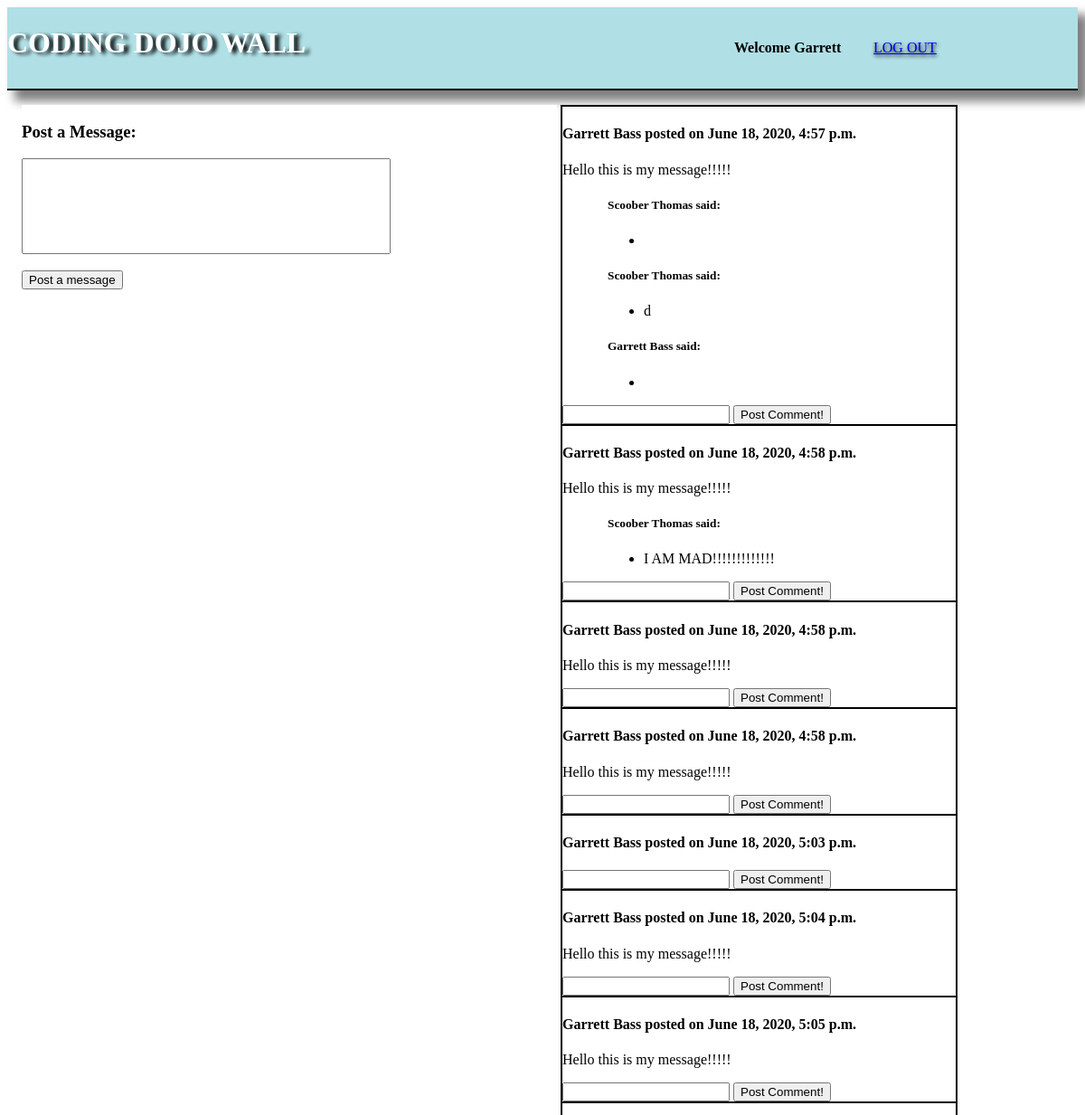
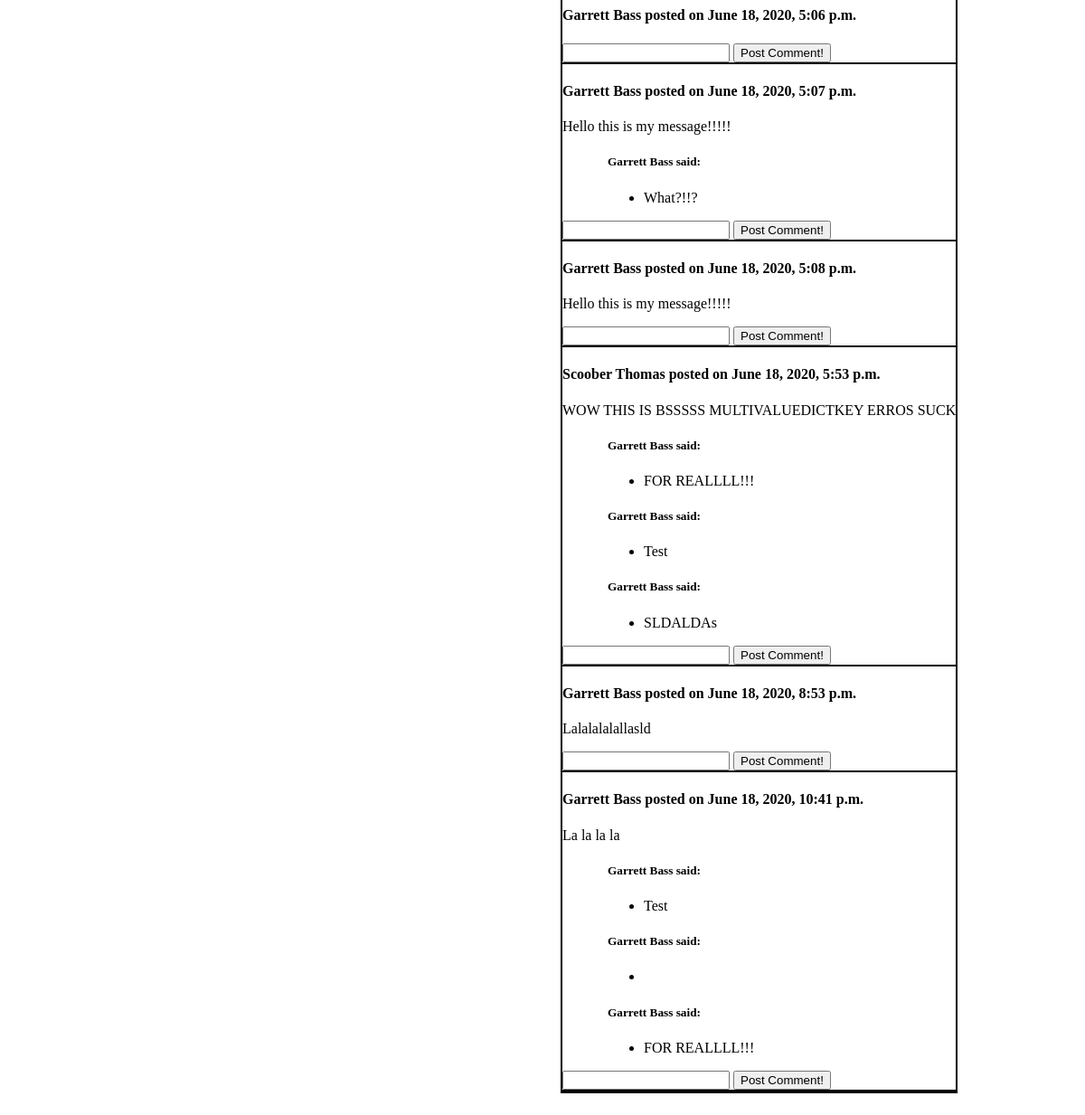
Screenshot of /wall (signed in) with the database file from the repository (2 pictures, top to bottom).
### login_reg_app/models.py (models this page shows)
class User(models.Model):
    first_name = models.CharField(max_length=40)
    last_name = models.CharField(max_length=40)
    email = models.CharField(max_length=100)
    password = models.CharField(max_length=200)
    created_at = models.DateTimeField(auto_now_add=True)
    updated_at = models.DateTimeField(auto_now=True)
    objects = regManager()

### the_wall_app/models.py (models this page shows)
class messages(models.Model):
    user = models.ForeignKey(User, related_name="messages", on_delete= models.CASCADE)
    message = models.TextField()
    created_at = models.DateTimeField(auto_now_add=True)
    updated_at = models.DateTimeField(auto_now=True)

class comments(models.Model):
    user = models.ForeignKey(User, related_name="comments", on_delete= models.CASCADE)
    message = models.ForeignKey(messages, related_name="comments", on_delete=models.CASCADE)
    comment = models.TextField()
    created_at = models.DateTimeField(auto_now_add=True)
    updated_at = models.DateTimeField(auto_now=True)

### the_wall_app/views.py (the view)
# urls.py: path('', views.index),
def index(request):
    user_id = request.session['userid']
    context = {
        "user": User.objects.get(id=user_id),
        "allmessages": messages.objects.all(),
        "all_comment": comments.objects.all()
    }
    return render(request, "the_wall.html", context)

### the_wall_app/templates/the_wall.html (shortened to what this page needs)
<!DOCTYPE html>
<html lang="en">
<head>
    {% load static %}
    <link rel="stylesheet" href="{% static '/style.css' %}">
</head>
<body>
    <div class="containter_wall">
        <div class="header" id="myheader">
            <div class="page_title">
                <h1>CODING DOJO WALL</h1>
            </div>
            <div class="welcome">
                <h4>Welcome {{user.first_name}}</h4>
            </div>
            <div class="log_out">
                <a href="/logout">LOG OUT</a>
            </div>
        </div>
        <div class="content">
            <div class="post">
                <h3>Post a Message:</h3>
                <form action="wall/post_message" method="POST">
                    <input type="text" width="80%" height="50px" id="message_post" name="message_post"><br><br>
                    <input type="submit" value="Post a message">
                </form>
            </div>
            <div class="posted_messages">
            {% for message in allmessages %}
                <h4>{{message.user.first_name}} {{message.user.last_name}} posted on {{message.created_at}}</h4>
                <p>{{message.message}}</p>
                {% for comment in message.comments.all %}
                <h5>{{comment.user.first_name}} {{comment.user.last_name}} said: </h5>
                <ul>
                    <li>{{comment.comment}}</li>
                </ul>
                {% endfor %}
                <form action="wall/post_comment" method="POST">
                        <input type="text" width="80%" height="50px" name="comment">
                        <input type="submit" value="Post Comment!">
                </form>
                {% endfor %}
            </div>
        </div>
    </div>
</body>
</html>

### the_wall_app/static/style.css (style rules this page uses)
.header { height: 90px; width: 100%; display: inline-block; border-bottom: 2px solid black; background-color: powderblue; box-shadow: 10px 10px 10px 2px grey; margin: 0px; }
.welcome { display: inline-block; width: 150px; }
.page_title { display: inline-block; width: 800px; color: white; text-shadow: 5px 2px 4px #000000; }
.log_out { display: inline-block; text-shadow: 1px 2px 4px #000000; }
.content { padding: 16px; display: inline-block; width: 100%; }
.post { background-color: white; width: 50%; display: inline-block; vertical-align: top; }
.post input[type=text] { width: 400px; height: 100px; text-align: justify; }
.posted_messages { display: inline-block; text-align: left; border: 2px solid black; }
.posted_messages h5, ul { margin-left: 50px; }
.posted_messages form { border-bottom: 2px solid black; }

### rows the page displays
User: first_name "Garrett"
messages: user.first_name "Garrett", user.last_name "Bass", created_at "June 18, 2020, 4:57 p.m.", message "Hello this is my message!!!!!"
comments: user.first_name "Scoober", user.last_name "Thomas"
comments: user.first_name "Scoober", user.last_name "Thomas", comment "d"
comments: user.first_name "Garrett", user.last_name "Bass"
messages: user.first_name "Garrett", user.last_name "Bass", created_at "June 18, 2020, 4:58 p.m.", message "Hello this is my message!!!!!"
comments: user.first_name "Scoober", user.last_name "Thomas", comment "I AM MAD!!!!!!!!!!!!!"
messages: user.first_name "Garrett", user.last_name "Bass", created_at "June 18, 2020, 4:58 p.m.", message "Hello this is my message!!!!!"
messages: user.first_name "Garrett", user.last_name "Bass", created_at "June 18, 2020, 4:58 p.m.", message "Hello this is my message!!!!!"
messages: user.first_name "Garrett", user.last_name "Bass", created_at "June 18, 2020, 5:03 p.m."
messages: user.first_name "Garrett", user.last_name "Bass", created_at "June 18, 2020, 5:04 p.m.", message "Hello this is my message!!!!!"
messages: user.first_name "Garrett", user.last_name "Bass", created_at "June 18, 2020, 5:05 p.m.", message "Hello this is my message!!!!!"
messages: user.first_name "Garrett", user.last_name "Bass", created_at "June 18, 2020, 5:06 p.m."
messages: user.first_name "Garrett", user.last_name "Bass", created_at "June 18, 2020, 5:07 p.m.", message "Hello this is my message!!!!!"
comments: user.first_name "Garrett", user.last_name "Bass", comment "What?!!?"
messages: user.first_name "Garrett", user.last_name "Bass", created_at "June 18, 2020, 5:08 p.m.", message "Hello this is my message!!!!!"
messages: user.first_name "Scoober", user.last_name "Thomas", created_at "June 18, 2020, 5:53 p.m.", message "WOW THIS IS BSSSSS MULTIVALUEDICTKEY ERROS SUCK"
comments: user.first_name "Garrett", user.last_name "Bass", comment "FOR REALLLL!!!"
comments: user.first_name "Garrett", user.last_name "Bass", comment "Test"
comments: user.first_name "Garrett", user.last_name "Bass", comment "SLDALDAs"
messages: user.first_name "Garrett", user.last_name "Bass", created_at "June 18, 2020, 8:53 p.m.", message "Lalalalalallasld"
messages: user.first_name "Garrett", user.last_name "Bass", created_at "June 18, 2020, 10:41 p.m.", message "La la la la"
comments: user.first_name "Garrett", user.last_name "Bass", comment "Test"
comments: user.first_name "Garrett", user.last_name "Bass"
comments: user.first_name "Garrett", user.last_name "Bass", comment "FOR REALLLL!!!"
